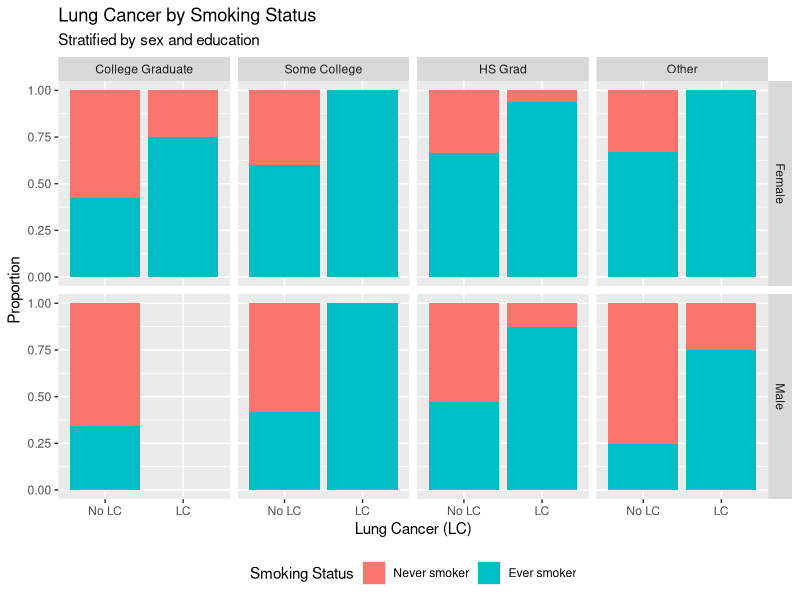
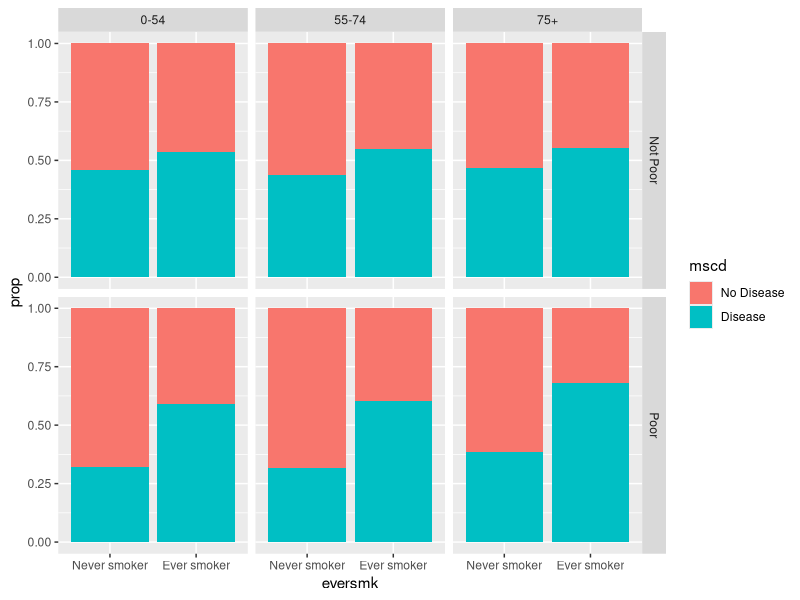
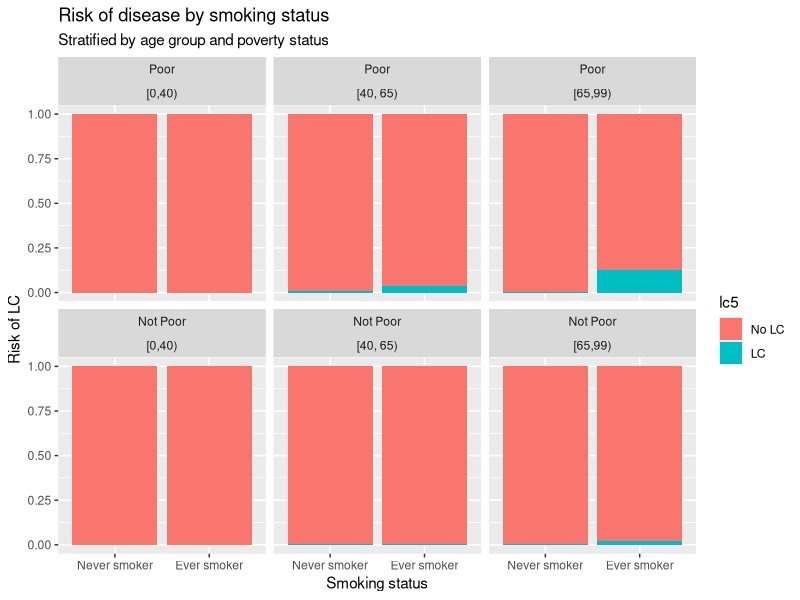
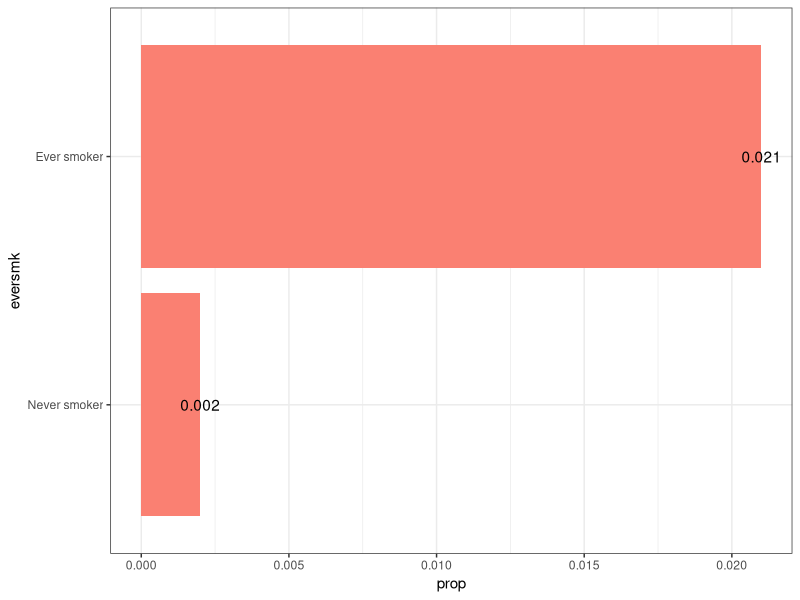
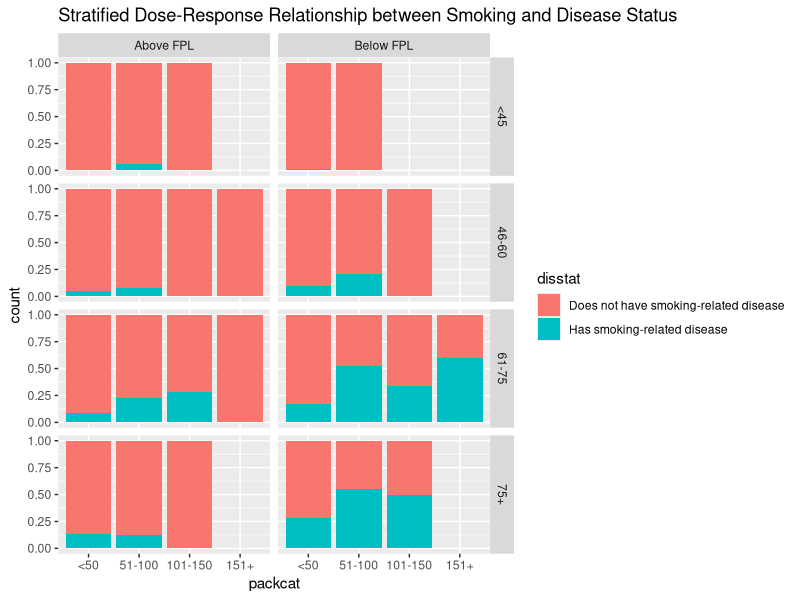
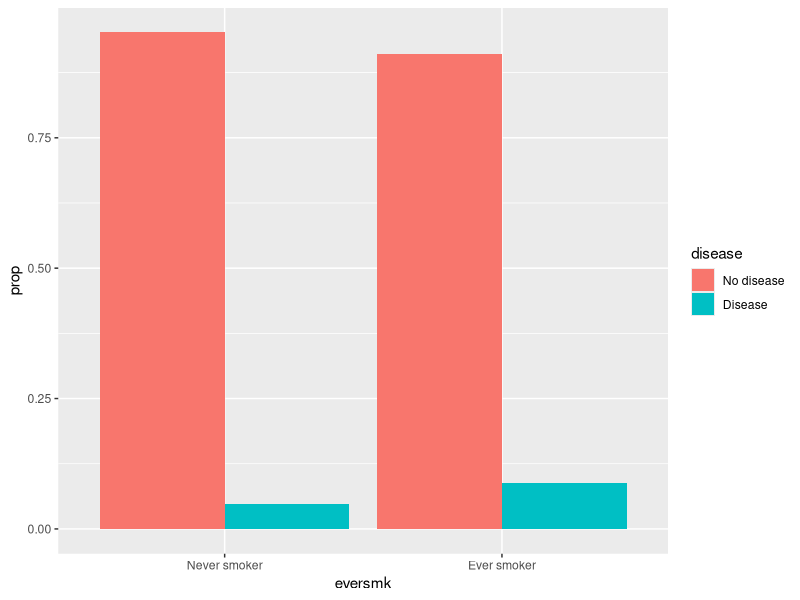
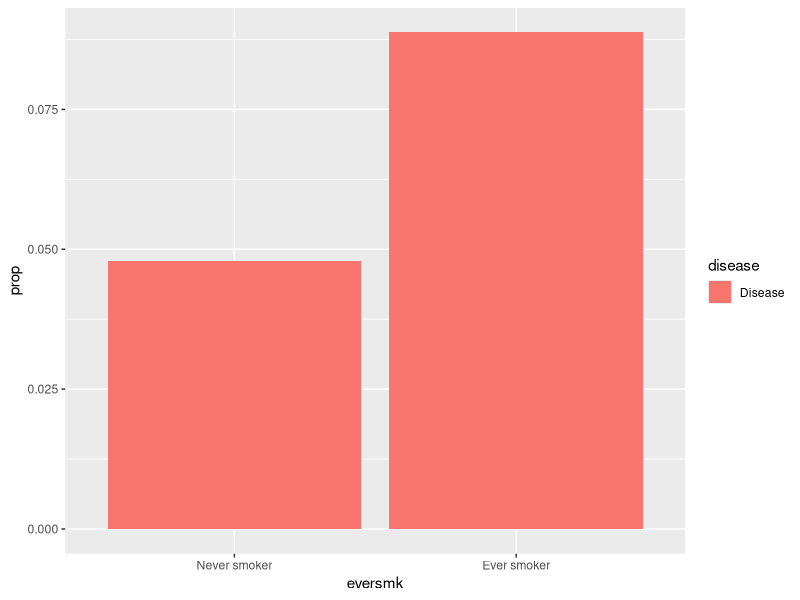
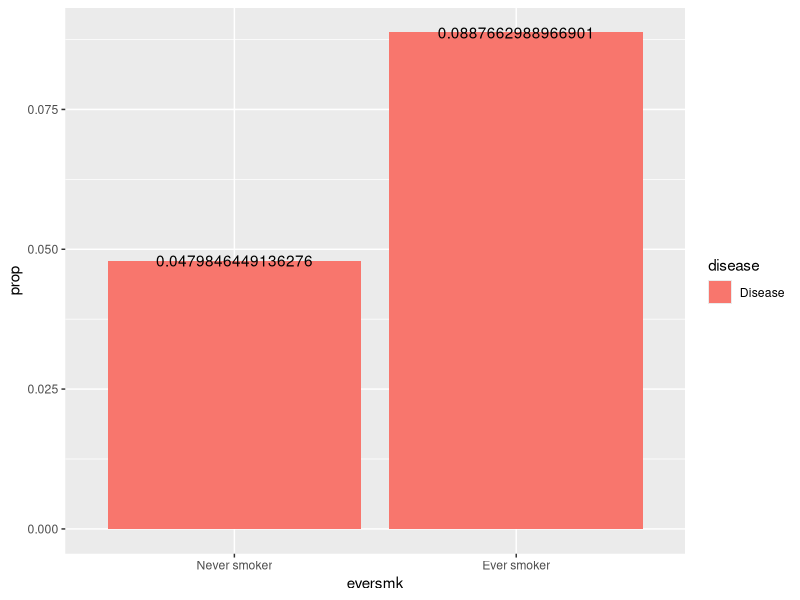

Reproduce these figures in R, in order.
## ---- chunk 1
knitr::opts_chunk$set(echo = TRUE, message = FALSE)
knitr::opts_knit$set(root.dir = "/cloud/project")
## ---- chunk 2
library(tidyverse)  # core group of tidyverse packages
## ---- chunk 3
nmes_data <- read_csv("module_1/nmesUNPROC.csv")

nmes_data <- nmes_data %>%
  mutate(eversmk = factor(eversmk, levels = c("0", "1"), labels = c("Never smoker", "Ever smoker")),
         lc5 = factor(lc5, levels = c("0", "1"), labels = c("No LC", "LC")),
         female = factor(female, levels = c("0", "1"), labels = c("Female", "Male")),
         educate = factor(educate, levels = c("1", "2", "3", "4"), labels = c("College Graduate", "Some College", "HS Grad", "Other"))
         )

ggplot(data = nmes_data) + 
  geom_bar(mapping = aes(x = lc5, fill = eversmk), position = "fill") +
  facet_grid(female ~ educate) +
 labs(title = "Lung Cancer by Smoking Status",
       subtitle = "Stratified by sex and education",
       x = "Lung Cancer (LC)",
       y = "Proportion",
       fill = "Smoking Status"
       ) +
  theme(legend.position = "bottom")

## ---- chunk 4
nmes_data <- read_csv("module_1/nmesUNPROC.csv")

breaks = c(0, 55, 75, 120)
tags = c("0-54", "55-74", "75+")
nmes_data <- nmes_data %>%
  mutate(eversmk = factor(eversmk, levels = c("0", "1"), labels = c("Never smoker", "Ever smoker")),
         mscd = lc5+chd5,
         mscd = factor(mscd, levels = c("0", "1", "2"), labels = c("No Disease", "Disease", "Disease")),
         poor = factor(poor, levels = c("0", "1"), labels = c("Not Poor", "Poor")),
         age = as.numeric(age)
  )
agegroup = cut(nmes_data$age, breaks=breaks, labels=tags)
newdata = cbind(nmes_data, agegroup)

ggplot(data=newdata) + 
  geom_bar(mapping=aes(x=eversmk, y= stat(prop), group = mscd, fill=mscd), position = 'fill') + facet_grid(poor~agegroup)

## ---- chunk 5
nmes_data <- read_csv("module_1/nmesUNPROC.csv")

#Thought it would be nice to replicate the ageCat we did in Biostats, since older people tend to have more diseases overall.
nmes_data <- nmes_data %>%
  mutate(ageCat = case_when(
  age >= 65 & age < 99 ~ '3',
  age >= 40 & age < 65 ~ '2',
  age >= 0 & age < 40 ~ '1'))


nmes_data <- nmes_data %>%
  mutate(eversmk = factor(eversmk, levels = c("0", "1"), labels = c("Never smoker", "Ever smoker")),
         lc5 = factor(lc5, levels = c("0", "1"), labels = c("No LC", "LC")),
         ageCat = factor(ageCat, levels = c("1", "2", "3"), labels = c("[0,40)", "[40, 65)", "[65,99)")),
         poor = factor(poor, levels = c("1", "0"), labels = c("Poor", "Not Poor"))
         )

ggplot(data = nmes_data) + 
  geom_bar(mapping = aes(x = eversmk, fill = lc5), position = "fill") +
  facet_wrap(poor ~ ageCat) +
  labs(title = "Risk of disease by smoking status",
       subtitle = "Stratified by age group and poverty status",
       x ="Smoking status",
       y = "Risk of LC")
## ---- chunk 6
nmes_data <- read_csv("module_1/nmesUNPROC.csv")

nmes_data <- nmes_data %>%
  mutate(eversmk = factor(eversmk, levels = c("0", "1"), labels = c("Never smoker", "Ever smoker")),
         lc5 = factor(lc5, levels = c("0", "1"), labels = c("No LC", "LC"))
         )

nmes_table <- nmes_data %>%
  count(lc5, eversmk) %>%
  group_by(eversmk) %>%
  mutate(prop = round(n/sum(n),3)) %>%
  filter(lc5=="LC")

ggplot(nmes_table, aes(x=eversmk, y=prop)) + 
  geom_bar(stat="identity", fill="salmon")+ 
  geom_text(aes(x = eversmk, y = prop, label = prop))+
  coord_flip()+
  theme_bw()
## ---- chunk 7
nmes_data <- read_csv("module_1/nmesUNPROC.csv")

nmes_data <- nmes_data %>%
  mutate(eversmk = factor(eversmk, levels = c("0", "1"), labels = c("Never smoker", "Ever smoker")),
         lc5 = factor(lc5, levels = c("0", "1"), labels = c("No LC", "LC")),
        gender = factor(female, levels = c("0", "1"), labels = c("Male", "Female")),
        current = factor(current, levels = c("0", "1", "NA"), labels = c("Former smoker","Current smoker","Never smoked")),
        chd5 = factor(chd5, levels = c("0","1"), labels = c("No CHD","CHD")),
       education = factor(educate, levels = c("1","2","3","4"), labels = c("College grad","Some college", "HS grad","Other")),
       povstat = factor(poor,levels = c("0","1"),labels = c("Above FPL","Below FPL"))
         )
#note: I'm assuming that NMES's poor stat corresponds to the federal poverty line (FPL)

# creating variable disstat to show data on disease status in general i.e. somebody with either lung/otolaryngeal disease OR some other disease will show up as "has smoking-related disease"

# also creating a stat to categorize how many packs a year ppl smoke

disstat <- ifelse(nmes_data$lc5 == "LC" | nmes_data$chd5 == "CHD","Has smoking-related disease","Does not have smoking-related disease")

packcat <- cut(nmes_data$packyears, breaks=c(0,50,100,150,Inf), include.lowest=TRUE, labels=c("<50","51-100","101-150","151+"))

agecat <- cut(nmes_data$age, breaks=c(0,45,60,75,Inf), include.lowest=TRUE, labels=c("<45","46-60","61-75","75+"))

nmes_data <- nmes_data %>%
  mutate(
    disstat = factor(disstat),
    packcat = factor(packcat),
    agecat = factor(agecat)
  )

ggplot(data = nmes_data) +
geom_bar(mapping = aes(x = packcat, fill = disstat), position = "fill") +
  facet_grid(agecat~povstat) +
  ggtitle("Stratified Dose-Response Relationship between Smoking and Disease Status")
## ---- chunk 8
nmes_data <- read_csv("module_1/nmesUNPROC.csv")

nmes_data <- nmes_data %>%
  mutate(eversmk = factor(eversmk, levels = c("0", "1"), labels = c("Never smoker", "Ever smoker")),
         lc5 = factor(lc5, levels = c("0", "1"), labels = c("No LC", "LC")),
         chd5 = factor(chd5, levels = c("0", "1"), labels = c("No CHD", "CHD"))
         )

#etc, fill in the rest of appropriate variables here
## ---- chunk 9
nmes_data <- nmes_data %>%
  mutate(disease = factor(lc5 == "LC" | chd5 == "CHD", 
                          levels=c(FALSE, TRUE), 
                          labels=c("No disease", "Disease")))


# We can take a look at the combine variable with the two individual variables
nmes_data %>%
  count(disease, lc5, chd5)
## ---- chunk 10
my_table <- nmes_data %>%
  count(eversmk, disease) %>%
  group_by(eversmk) %>%
  mutate(prop = n/sum(n))

my_table
## ---- chunk 11
ggplot(data = my_table) + 
  geom_bar(aes(x = eversmk, y = prop, fill = disease), stat = "identity", position = "dodge")
## ---- chunk 12
my_table %>%
  filter(disease == "Disease") %>%
  ggplot() + 
  geom_bar(aes(x = eversmk, y = prop, fill = disease), stat = "identity")
## ---- chunk 13
my_table %>%
  filter(disease == "Disease") %>%
  ggplot() + 
  geom_bar(aes(x = eversmk, y = prop, fill = disease), stat = "identity") + 
  geom_text(aes(x = eversmk, y = prop, label = prop))
## ---- chunk 14
my_table <- nmes_data %>%
  count(eversmk, disease) %>%
  group_by(eversmk) %>%
  mutate(percent =round(n/sum(n)*100,1))

my_table

my_table %>%
  filter(disease == "Disease") %>%
  ggplot() + 
  geom_bar(aes(x = eversmk, y = percent, fill = disease), stat = "identity") + 
  geom_text(aes(x = eversmk, y = percent, label = percent))
## ---- chunk 15
nepal_data <- read_csv("module_1/nepalData2019.csv")
model1 <- glm(death ~ twins, family=binomial(link="logit"), data=nepal_data)
summary(model1)
exp(coef(model1))
## ---- chunk 16
model2 <- glm(death ~ gestage, family=binomial(link="logit"), data=nepal_data)
summary(model2)

exp(coef(model2))
